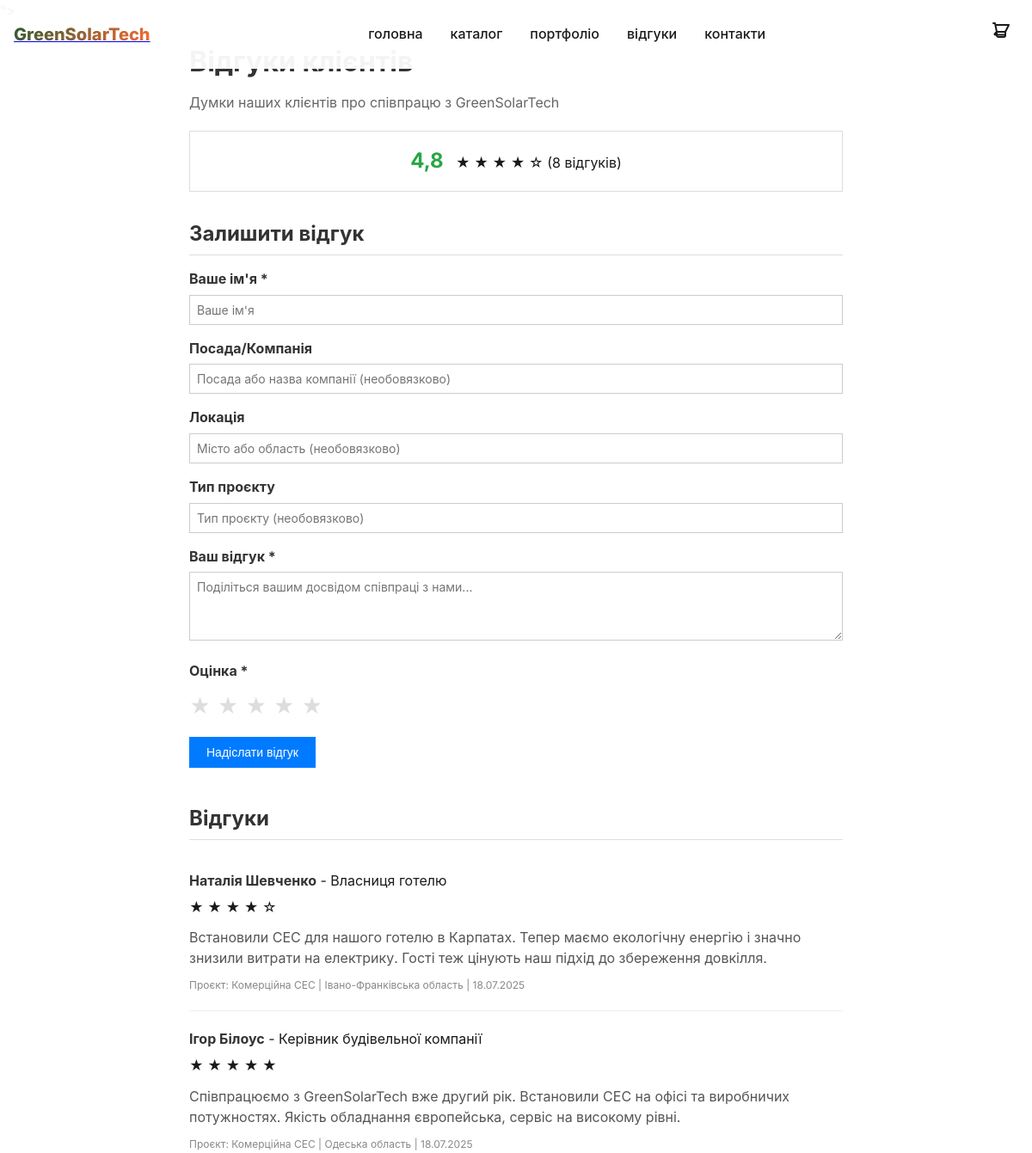
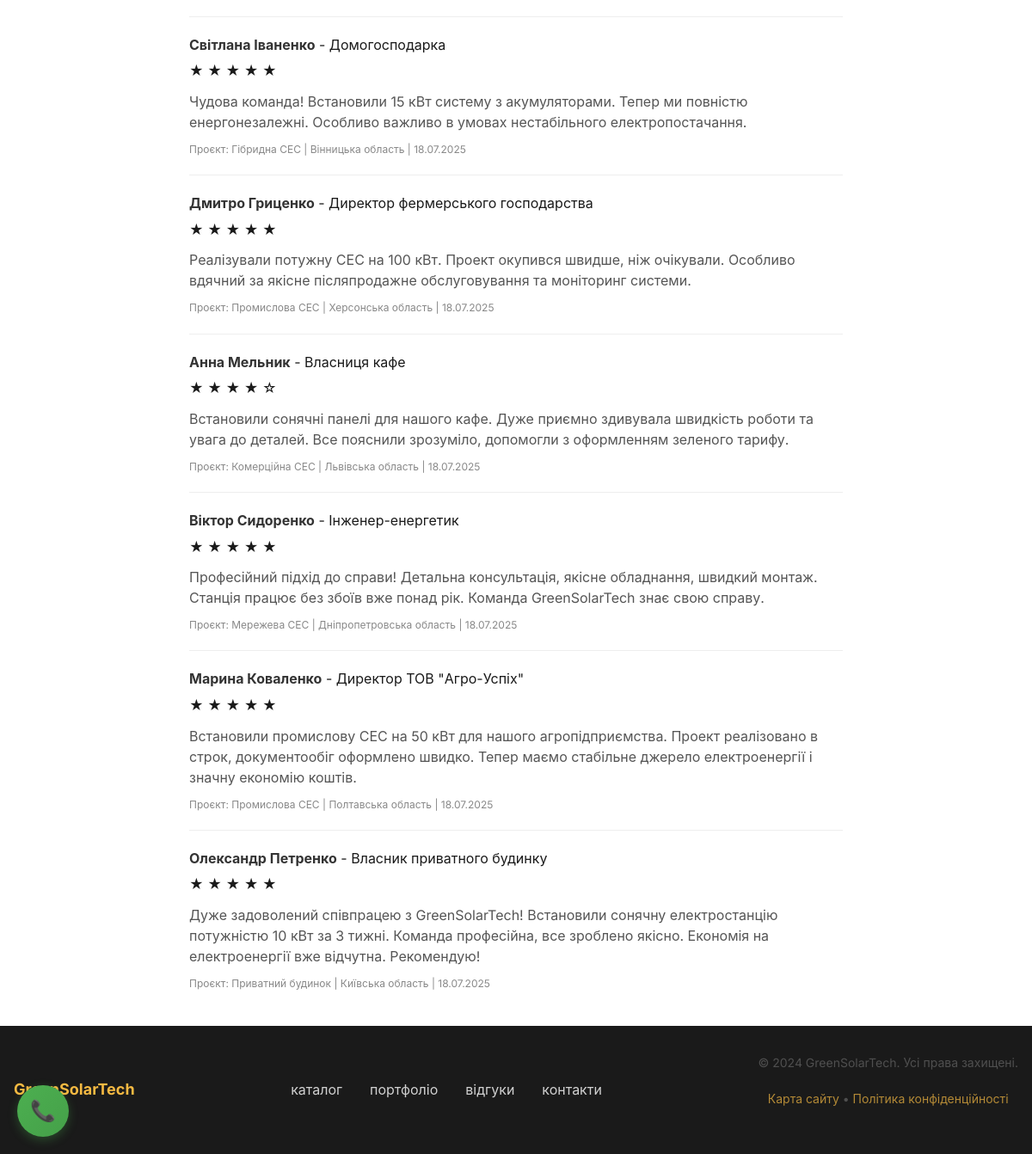
The app's page /reviews/ with its own data (2 pictures, top to bottom).
### mainapp/models.py (models this page shows, shortened)
class Review(models.Model):
    client_name = models.CharField(max_length=200, verbose_name="Ім'я клієнта")
    client_position = models.CharField(max_length=200, verbose_name="Посада/компанія", blank=True)
    review_text = models.TextField(verbose_name="Текст відгуку")
    rating = models.IntegerField(choices=[(i, i) for i in range(1, 6)], verbose_name="Оцінка")
    project_type = models.CharField(max_length=100, verbose_name="Тип проєкту", blank=True)
    location = models.CharField(max_length=200, verbose_name="Місце проєкту", blank=True)
    is_published = models.BooleanField(default=True, verbose_name="Опубліковано")
    created_at = models.DateTimeField(default=timezone.now, verbose_name="Дата створення")
    class Meta:
        verbose_name = "Відгук"
        verbose_name_plural = "Відгуки"
        ordering = ['-created_at']

### mainapp/views.py (the view, shortened to what this page needs)
# urls.py: path('reviews/', views.ReviewsView.as_view(), name='reviews'),
class ReviewsView(View):
    template_name = 'mainapp/reviews.html'
    def get(self, request):
        form = ReviewForm()
        context = {
            'title': 'Відгуки клієнтів — GreenSolarTech',
            'description': 'Відгуки наших клієнтів про будівництво сонячних електростанцій та якість обслуговування.',
            'keywords': 'відгуки про сонячні електростанції, відгуки клієнтів GreenSolarTech',
            'reviews': Review.objects.filter(is_published=True).order_by('-created_at'),
            'average_rating': Review.objects.filter(is_published=True).aggregate(
                avg_rating=Avg('rating')
            )['avg_rating'] or 0,
            'total_reviews': Review.objects.filter(is_published=True).count(),
            'form': form
        }
        return render(request, self.template_name, context)

### mainapp/templates/mainapp/reviews.html (shortened to what this page needs)
{% extends 'mainapp/base.html' %}
{% load static %}
{% block extra_css %}
<link rel="stylesheet" href="{% static 'css/reviews.css' %}">
{% endblock %}
{% block content %}
<main class="reviews-page">
    <div class="container">
        <h1>Відгуки клієнтів</h1>
        <p>Думки наших клієнтів про співпрацю з GreenSolarTech</p>
        {% if average_rating %}
        <div class="stats">
            <strong>{{ average_rating|floatformat:1 }}</strong>
            {% for star in "12345" %}
            {% if forloop.counter <= average_rating %}★{% else %}☆{% endif %} {% endfor %} ({{ total_reviews }}
                відгуків) </div>
                {% endif %}
                <h2>Залишити відгук</h2>
                <form method="post">
                    <div>
                        <label>{{ form.client_name.label }} *</label>
                        {{ form.client_name }}
                    </div>
                    <div>
                        <label>{{ form.client_position.label }}</label>
                        {{ form.client_position }}
                    </div>
                    <div>
                        <label>{{ form.location.label }}</label>
                        {{ form.location }}
                    </div>
                    <div>
                        <label>{{ form.project_type.label }}</label>
                        {{ form.project_type }}
                    </div>
                    <div>
                        <label>{{ form.review_text.label }} *</label>
                        {{ form.review_text }}
                    </div>
                    <div>
                        <label>{{ form.rating.label }} *</label>
                        <div class="stars" id="stars">
                            <span data-rating="1">★</span>
                            <span data-rating="2">★</span>
                            <span data-rating="3">★</span>
                            <span data-rating="4">★</span>
                            <span data-rating="5">★</span>
                        </div>
                    </div>
                    <button type="submit">Надіслати відгук</button>
                </form>
                {% if reviews %}
                <h2>Відгуки</h2>
                {% for review in reviews %}
                <div class="review">
                    <div class="review-header">
                        <strong>{{ review.client_name }}</strong>
                        {% if review.client_position %} - {{ review.client_position }}{% endif %}
                        <div class="rating">
                            {% for star in "12345" %}
                            {% if forloop.counter <= review.rating %}★{% else %}☆{% endif %} {% endfor %} </div>
                        </div>
                        <p>{{ review.review_text }}</p>
                        <div class="review-info">
                            {% if review.project_type %}Проєкт: {{ review.project_type }} | {% endif %}
                            {% if review.location %}{{ review.location }} | {% endif %}
                            {{ review.created_at|date:"d.m.Y" }}
                        </div>
                    </div>
                    {% endfor %}
                    {% else %}
                    <p>Поки що немає відгуків.</p>
                    {% endif %}
                </div>
</main>
{% endblock %}

### static/css/style1.css (style rules this page uses)
*, *::before, *::after { margin: 0; padding: 0; box-sizing: border-box; }
:root { --primary-color: #2B5A31; --primary-gradient: linear-gradient(135deg, #2B5A31 0%, #FF6B35 100%); --primary-light: #4A8257; --secondary-color: #D4A574; --accent-color: #F4B942; --text-dark: #1A1A1A; --text-light: #4A4A4A; --text-white: #FFFFFF; --bg-light: #F8F9FA; --bg-dark: #1A1A1A; --font-family: 'Inter', -apple-system, BlinkMacSystemFont, 'Segoe UI', sans-serif; --font-size-xs: 0.75rem; --font-size-sm: 0.875rem; --font-size-base: 1rem; --font-size-lg: 1.125rem; --font-size-xl: 1.25rem; --font-size-2xl: 1.5rem; --font-size-3xl: 1.875rem; --font-size-4xl: 2.25rem; --font-size-5xl: 3rem; --transition-fast: 0.15s ease; --transition-normal: 0.3s ease; --transition-slow: 0.6s ease; --container-max-width: 1200px; --section-padding: 4rem 0; --section-padding-mobile: 2rem 0; }
html { scroll-behavior: smooth; font-size: 16px; }
body { font-family: var(--font-family); font-size: var(--font-size-base); line-height: 1.6; color: var(--text-dark); background-color: var(--text-white); overflow-x: hidden; }
* { scroll-behavior: smooth; }
.container { max-width: var(--container-max-width); margin: 0 auto; padding: 0 1rem; }

### static/css/reviews.css (style rules this page uses)
.reviews-page { padding: 20px 0; background: #fff; }
.container { max-width: 800px; margin: 0 auto; padding: 0 20px; }
h1 { font-size: 2rem; color: #333; margin-bottom: 10px; }
h2 { font-size: 1.5rem; color: #333; margin: 30px 0 15px 0; border-bottom: 1px solid #ddd; padding-bottom: 5px; }
p { color: #666; margin-bottom: 20px; }
.stats { text-align: center; margin: 20px 0; padding: 15px; border: 1px solid #ddd; }
.stats strong { font-size: 1.5rem; color: #28a745; margin-right: 10px; }
form { margin-bottom: 40px; }
form div { margin-bottom: 15px; }
label { display: block; font-weight: bold; margin-bottom: 5px; color: #333; }
input[type="text"], textarea, select { width: 100%; padding: 8px; border: 1px solid #ccc; font-size: 14px; font-family: inherit; }
textarea { height: 80px; resize: vertical; }
.stars { margin: 10px 0; }
.stars span { font-size: 24px; color: #ddd; cursor: pointer; margin-right: 3px; }
button { background: #007bff; color: white; padding: 10px 20px; border: none; cursor: pointer; font-size: 14px; }
.review { padding: 20px 0; border-bottom: 1px solid #eee; }
.review:last-child { border-bottom: none; }
.review-header { margin-bottom: 10px; }
.review-header strong { font-size: 16px; color: #333; }
.rating { margin-top: 5px; }
.review p { color: #555; line-height: 1.5; margin-bottom: 10px; }
.review-info { font-size: 12px; color: #888; }

### records on screen
Review: client_name "Наталія Шевченко", client_position "Власниця готелю", rating 4 (drawn), review_text "Встановили СЕС для нашого готелю в Карпатах. Тепер маємо екологічну енергію і значно знизили витрати на електрику. Гості теж цінують наш підхід до збереження довкілля.", project_type "Комерційна СЕС", location "Івано-Франківська область", created_at "18.07.2025"
Review: client_name "Ігор Білоус", client_position "Керівник будівельної компанії", rating 5 (drawn), review_text "Співпрацюємо з GreenSolarTech вже другий рік. Встановили СЕС на офісі та виробничих потужностях. Якість обладнання європейська, сервіс на високому рівні.", project_type "Комерційна СЕС", location "Одеська область", created_at "18.07.2025"
Review: client_name "Світлана Іваненко", client_position "Домогосподарка", rating 5 (drawn), review_text "Чудова команда! Встановили 15 кВт систему з акумуляторами. Тепер ми повністю енергонезалежні. Особливо важливо в умовах нестабільного електропостачання.", project_type "Гібридна СЕС", location "Вінницька область", created_at "18.07.2025"
Review: client_name "Дмитро Гриценко", client_position "Директор фермерського господарства", rating 5 (drawn), review_text "Реалізували потужну СЕС на 100 кВт. Проект окупився швидше, ніж очікували. Особливо вдячний за якісне післяпродажне обслуговування та моніторинг системи.", project_type "Промислова СЕС", location "Херсонська область", created_at "18.07.2025"
Review: client_name "Анна Мельник", client_position "Власниця кафе", rating 4 (drawn), review_text "Встановили сонячні панелі для нашого кафе. Дуже приємно здивувала швидкість роботи та увага до деталей. Все пояснили зрозуміло, допомогли з оформленням зеленого тарифу.", project_type "Комерційна СЕС", location "Львівська область", created_at "18.07.2025"
Review: client_name "Віктор Сидоренко", client_position "Інженер-енергетик", rating 5 (drawn), review_text "Професійний підхід до справи! Детальна консультація, якісне обладнання, швидкий монтаж. Станція працює без збоїв вже понад рік. Команда GreenSolarTech знає свою справу.", project_type "Мережева СЕС", location "Дніпропетровська область", created_at "18.07.2025"
Review: client_name "Марина Коваленко", client_position "Директор ТОВ \"Агро-Успіх\"", rating 5 (drawn), review_text "Встановили промислову СЕС на 50 кВт для нашого агропідприємства. Проект реалізовано в строк, документообіг оформлено швидко. Тепер маємо стабільне джерело електроенергії і значну економію коштів.", project_type "Промислова СЕС", location "Полтавська область", created_at "18.07.2025"
Review: client_name "Олександр Петренко", client_position "Власник приватного будинку", rating 5 (drawn), review_text "Дуже задоволений співпрацею з GreenSolarTech! Встановили сонячну електростанцію потужністю 10 кВт за 3 тижні. Команда професійна, все зроблено якісно. Економія на електроенергії вже відчутна. Рекомендую!", project_type "Приватний будинок", location "Київська область", created_at "18.07.2025"

### other values on screen
{{ average_rating|floatformat:1 }} "4,8"
{{ total_reviews }} "8"
